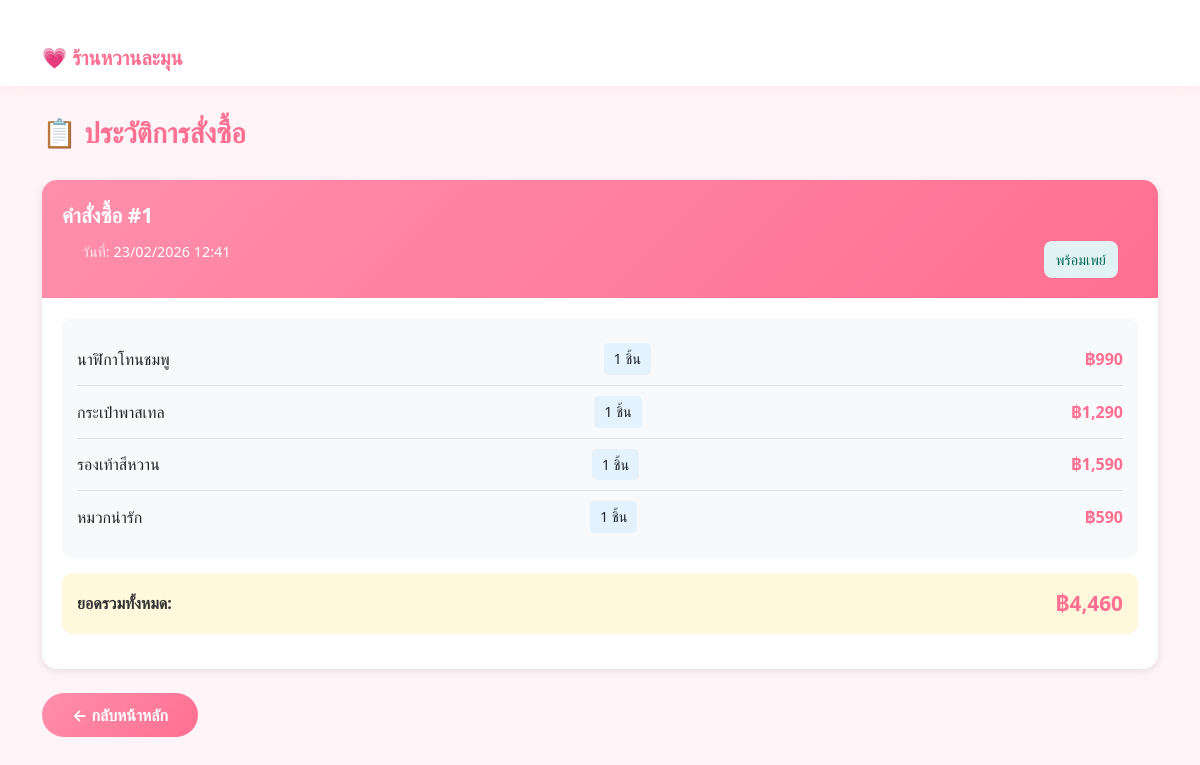
The page /orders on the database as committed earlier.
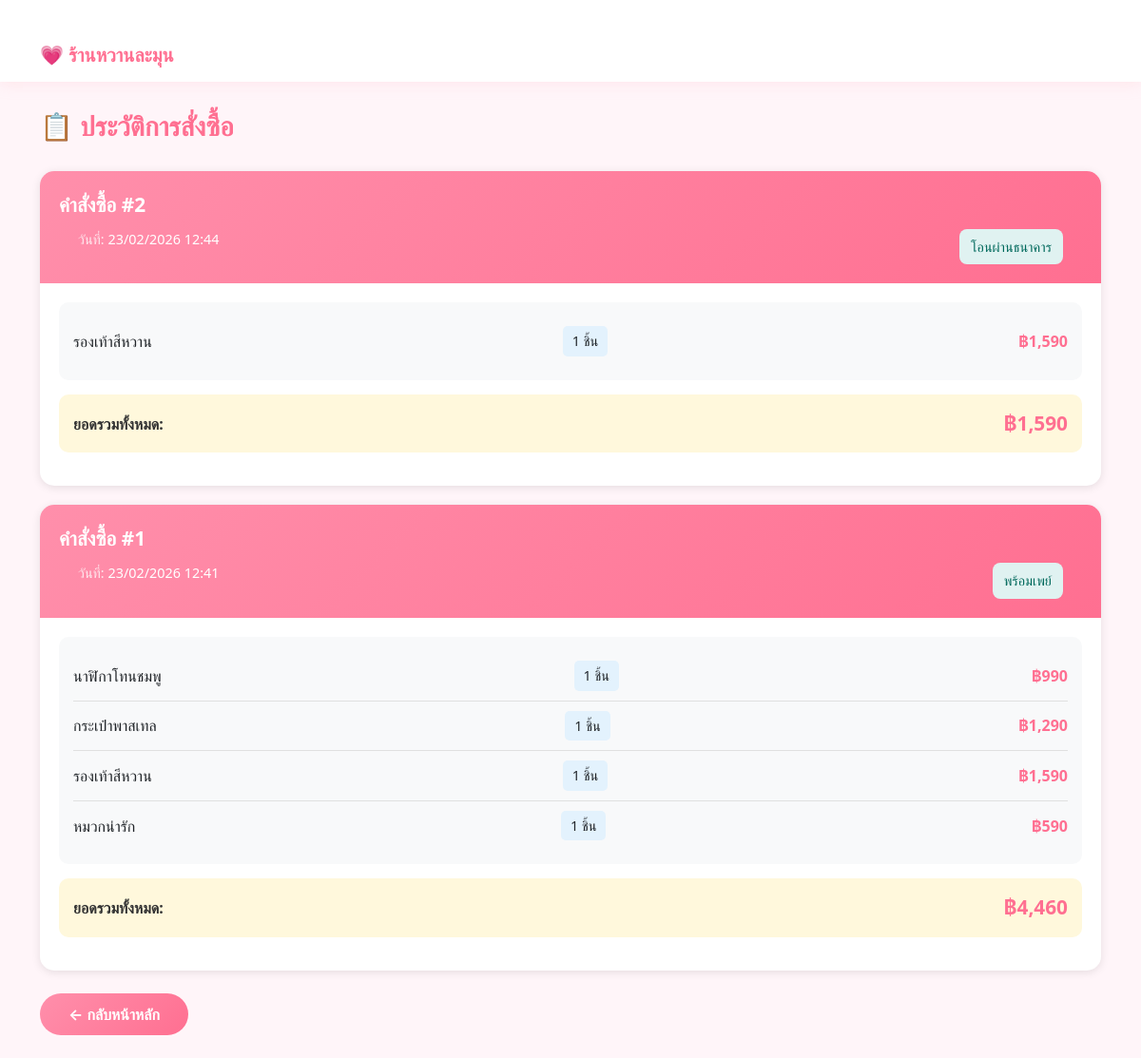
The same page on the database as committed later.
### app.py (models this page shows, shortened)
class Order(db.Model):
    id = db.Column(db.Integer, primary_key=True)
    total_amount = db.Column(db.Float, nullable=False)
    payment_method = db.Column(db.String(100), nullable=False)
    created_at = db.Column(db.DateTime, default=datetime.utcnow)
    items = db.relationship('OrderItem', backref='order', lazy=True)

class OrderItem(db.Model):
    id = db.Column(db.Integer, primary_key=True)
    order_id = db.Column(db.Integer, db.ForeignKey('order.id'), nullable=False)
    product_name = db.Column(db.String(200), nullable=False)
    price = db.Column(db.Float, nullable=False)
    quantity = db.Column(db.Integer, nullable=False)

### app.py (the view)
@app.route("/orders")
def orders():
    all_orders = Order.query.order_by(Order.created_at.desc()).all()
    return render_template("orders.html", orders=all_orders)

### templates/orders.html (shortened to what this page needs)
<!DOCTYPE html>
<html lang="th">
<head>
<link href="https://cdn.jsdelivr.net/npm/bootstrap@5.3.2/dist/css/bootstrap.min.css" rel="stylesheet">
</head>
<body>
<nav class="navbar navbar-expand-lg navbar-light sticky-top" style="background-color: #ffffff; box-shadow: 0 2px 15px rgba(255, 182, 193, 0.25);">
    <div class="container">
        <a class="navbar-brand" href="/" style="color: #ff6f91; font-weight: bold;">💗 ร้านหวานละมุน</a>
    </div>
</nav>
<div class="container">
    <h3>📋 ประวัติการสั่งซื้อ</h3>
    {% if orders %}
        {% for order in orders %}
        <div class="order-card">
            <div class="order-header">
                <div class="order-id">คำสั่งซื้อ #{{ order.id }}</div>
                <div class="order-meta">
                    <div class="meta-item">
                        <span class="meta-label">วันที่:</span>
                        {{ order.created_at.strftime('%d/%m/%Y %H:%M') }}
                    </div>
                    <div class="meta-item">
                        <span class="payment-badge">{{ order.payment_method }}</span>
                    </div>
                </div>
            </div>
            <div class="order-body">
                <div class="order-items">
                    {% for item in order.items %}
                    <div class="item-row">
                        <div>
                            <div class="item-name">{{ item.product_name }}</div>
                        </div>
                        <div class="item-qty">{{ item.quantity }} ชิ้น</div>
                        <div class="item-price">฿{{ "{:,.0f}".format(item.price * item.quantity) }}</div>
                    </div>
                    {% endfor %}
                </div>
                <div class="order-total">
                    <span class="total-label">ยอดรวมทั้งหมด:</span>
                    <span class="total-amount">฿{{ "{:,.0f}".format(order.total_amount) }}</span>
                </div>
            </div>
        </div>
        {% endfor %}
    {% endif %}
    <div class="mt-4 mb-4">
        <a href="/" class="btn btn-back">
            ← กลับหน้าหลัก
        </a>
    </div>
</div>
</body>
</html>

### templates/orders.html (style rules this page uses)
body { background-color: #fff5f9; }
.container { margin-top: 30px; }
h3 { color: #ff6f91; font-weight: 700; margin-bottom: 30px; }
.order-card { background: white; border: none; border-radius: 15px; box-shadow: 0 2px 10px rgba(0, 0, 0, 0.1); margin-bottom: 20px; overflow: hidden; }
.order-header { background: linear-gradient(135deg, #ff8fab 0%, #ff6f91 100%); color: white; padding: 20px; }
.order-id { font-size: 1.3rem; font-weight: bold; }
.order-meta { display: flex; justify-content: space-between; flex-wrap: wrap; gap: 20px; padding: 0 20px; margin-top: 10px; }
.meta-item { font-size: 0.9rem; }
.meta-label { color: rgba(255, 255, 255, 0.8); }
.order-body { padding: 20px; }
.order-items { background-color: #f8f9fa; border-radius: 10px; padding: 15px; margin-bottom: 15px; }
.item-row { display: flex; justify-content: space-between; align-items: center; padding: 10px 0; border-bottom: 1px solid #e0e0e0; }
.item-row:last-child { border-bottom: none; }
.item-name { font-weight: 500; }
.item-qty { background-color: #e3f2fd; padding: 5px 10px; border-radius: 5px; font-size: 0.9rem; }
.item-price { font-weight: bold; color: #ff6f91; }
.order-total { display: flex; justify-content: space-between; align-items: center; background-color: #fff8dc; padding: 15px; border-radius: 10px; margin-bottom: 15px; }
.total-label { font-weight: 600; color: #333; }
.total-amount { font-size: 1.3rem; font-weight: bold; color: #ff6f91; }
.payment-badge { display: inline-block; background-color: #e0f2f1; color: #00695c; padding: 8px 12px; border-radius: 8px; font-size: 0.9rem; font-weight: 500; }
.btn-back { background: linear-gradient(135deg, #ff8fab 0%, #ff6f91 100%); color: white; border: none; border-radius: 25px; padding: 10px 30px; font-weight: bold; }

Rows that differ between the two databases and show on the page:
added Order: id "2", created_at "23/02/2026 12:44", payment_method "โอนผ่านธนาคาร", total_amount "1,590"
added OrderItem: product_name "รองเท้าสีหวาน", quantity "1", item.price*item.quantity "1,590", shown under "2"
